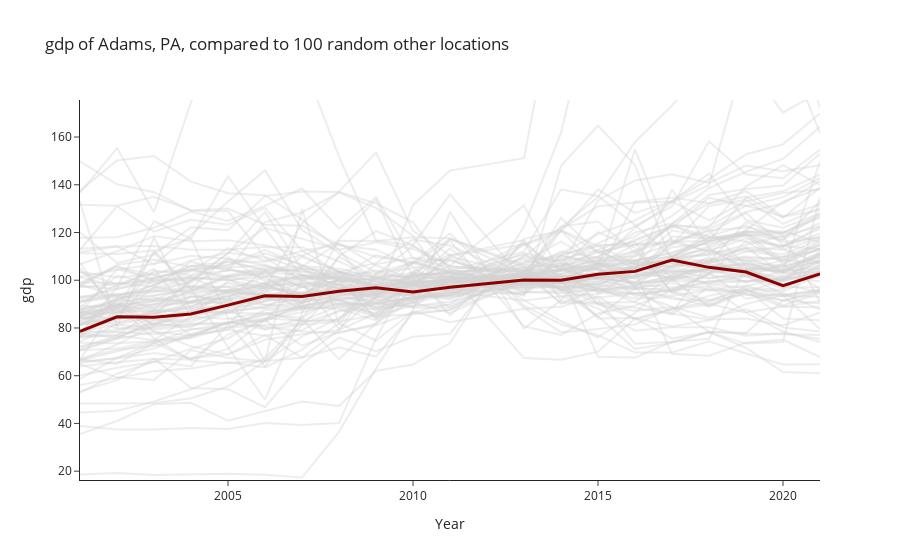

Write notebook code for a chart like this one.
### Markdown cell above
#### Use case: I just want a rough idea

You want to know where your jurisdiction stands relative to all the others in the country.

### Code cell
f  = FipsQuery(42001, "gdp")
f.compare_my_outcome_to_others(sample_size= 100, range_multiplier= 10)
#TODO add explicit percentiles to the description
